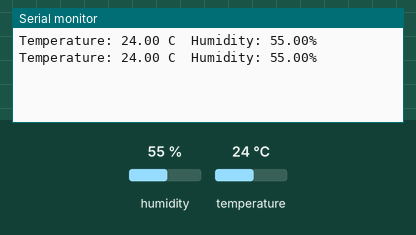
Simulated run of this sketch. Board: Arduino Uno, built with avr-gcc and run on an emulated ATmega328P. Parts: the last lines printed to the serial monitor. The test bench sets the inputs (shaded band); at power-on: humidity 55 %, temperature 24 °C.

Above: at 2.8 s.
2.9 s: humidity set to 22 %
At 4.7 s:
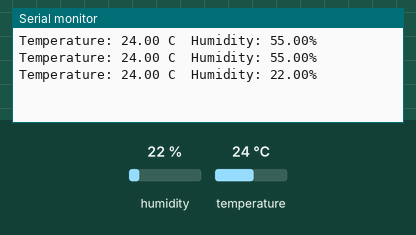
5.6 s: temperature set to 12 °C
At 6.4 s:
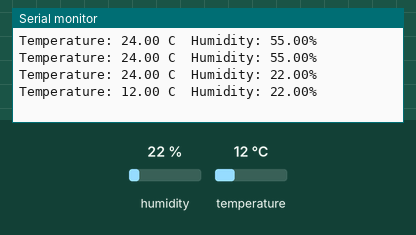
8.3 s: humidity set to 40 %
At 11.1 s:
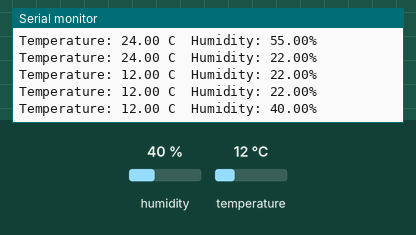
Timing chart, 0 to 12.6 s (numbered marks = the images above; inputs shaded):
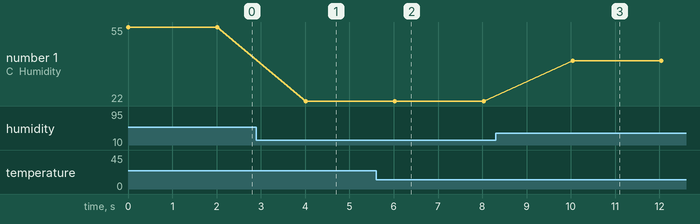

Measured:
- after the input at 2.9 s, the serial monitor: prints a new line after 1.1 s (image 1)
- after the input at 5.6 s, the serial monitor: prints a new line after 0.42 s (image 2)
- after the input at 8.3 s, the serial monitor: prints a new line after 1.7 s (image 3)
- plotted number 1: 55 → 22 after the input at 2.9 s, 22 → 40 after the input at 8.3 s

The sketch:

smart_monitor.ino
```cpp
#include <DHT.h>

#define DHTPIN 2
#define DHTTYPE DHT22

DHT dht(DHTPIN, DHTTYPE);

void setup() {
  Serial.begin(9600);
  dht.begin();
}

void loop() {
  float temperature = dht.readTemperature();
  float humidity = dht.readHumidity();

  Serial.print("Temperature: ");
  Serial.print(temperature);
  Serial.print(" C  ");

  Serial.print("Humidity: ");
  Serial.print(humidity);
  Serial.println("%");

  delay(2000);
}
```
